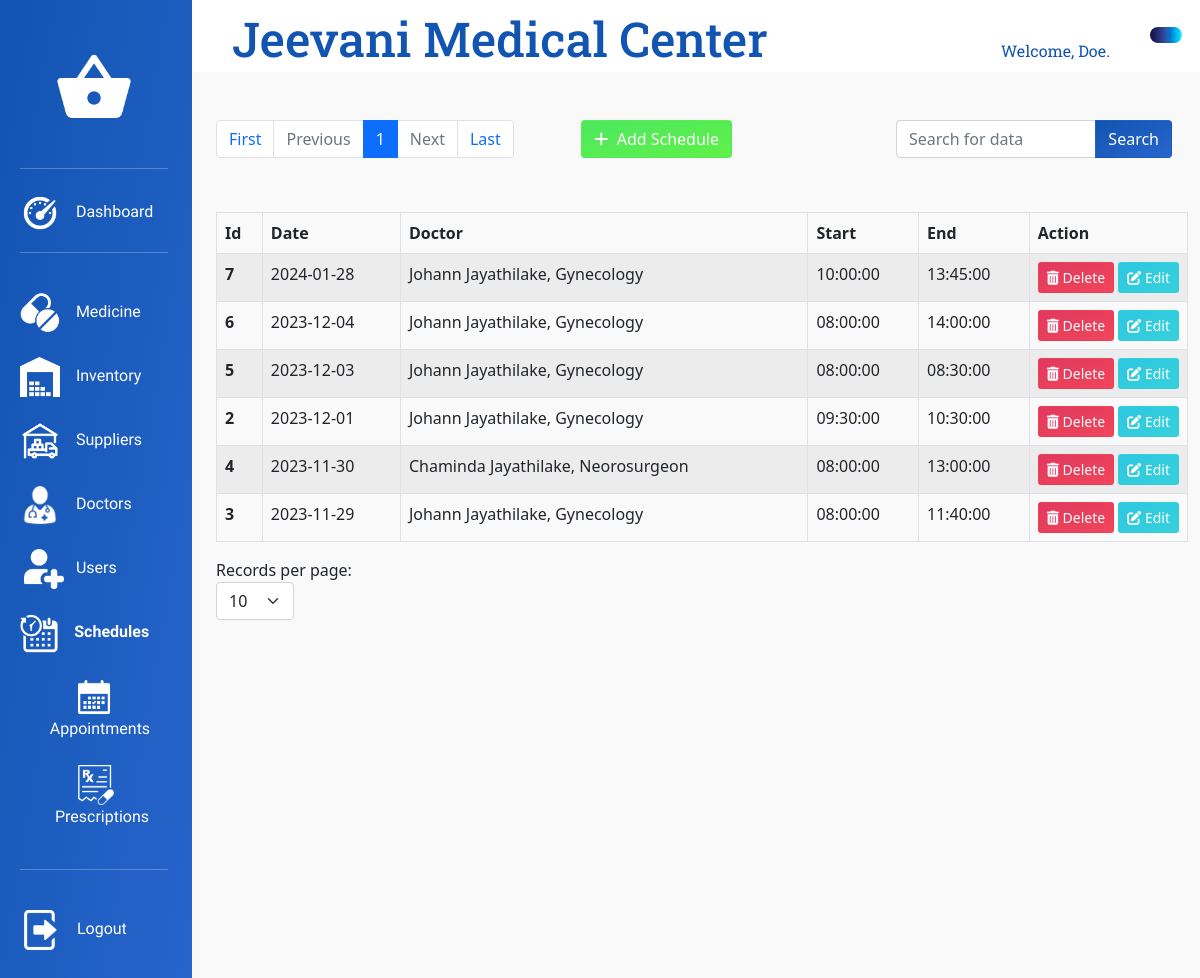
/View/Schedules.php (signed in), run on an earlier commit of the app's database.
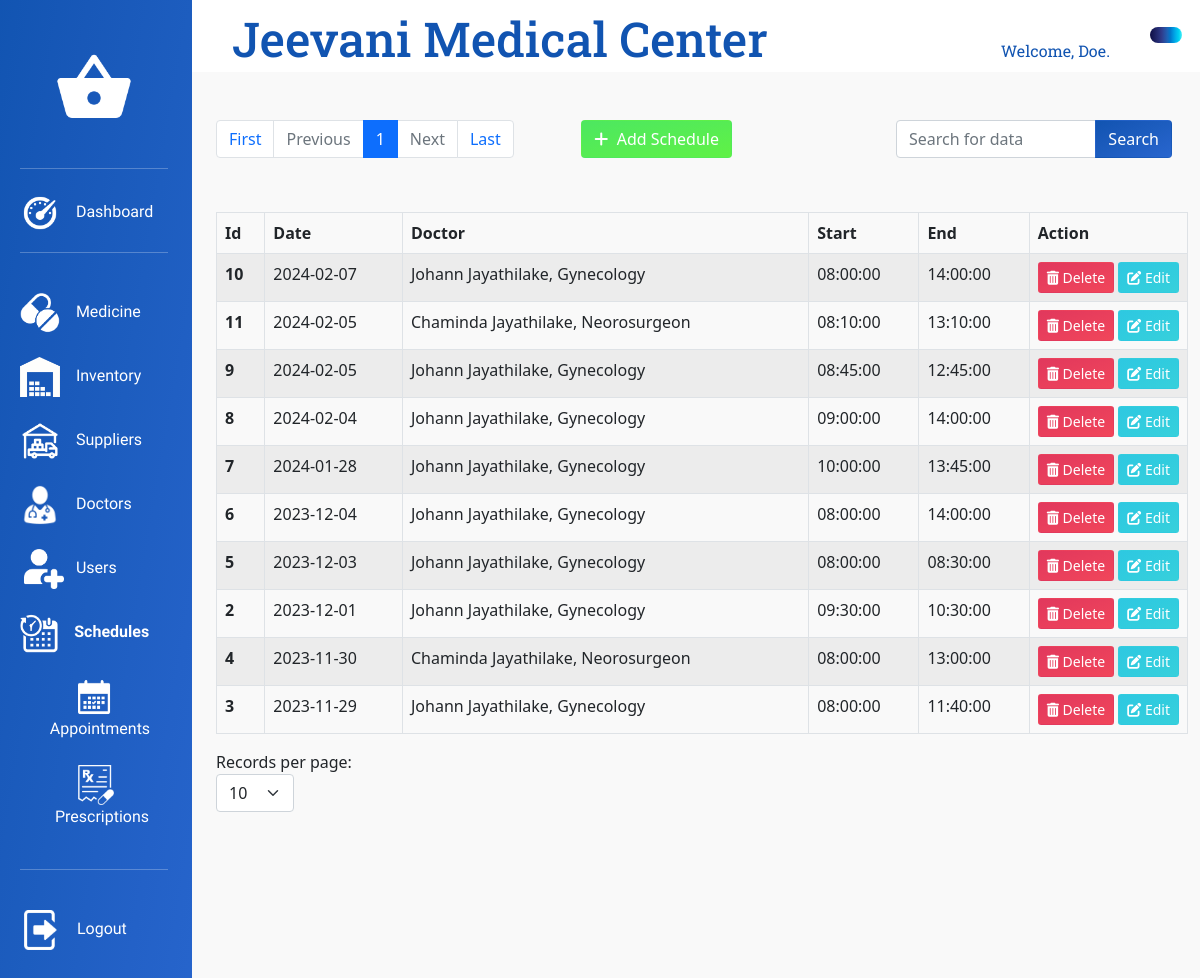
And on a later commit of the database.
### tables this page shows
CREATE TABLE `schedule` (
  `schedule_id` int(11) NOT NULL,
  `schedule_date` date NOT NULL,
  `schedule_doctor_id` int(11) NOT NULL,
  `schedule_start_time` time NOT NULL,
  `schedule_end_time` time NOT NULL,
  `schedule_available_time` time NOT NULL,
  `schedule_status` int(11) NOT NULL DEFAULT 1
);

CREATE TABLE `user` (
  `user_id` int(11) NOT NULL,
  `user_fname` varchar(256) NOT NULL,
  `user_lname` varchar(256) NOT NULL,
  `user_address` text DEFAULT 'N/A',
  `user_dob` date NOT NULL,
  `user_email` varchar(128) NOT NULL,
  `user_nic` varchar(12) NOT NULL,
  `user_password` varchar(256) NOT NULL,
  `user_role_id` int(11) NOT NULL,
  `user_attached_info_id` int(11) DEFAULT NULL,
  `user_status` int(11) NOT NULL DEFAULT 1
);

CREATE TABLE `doctor` (
  `doctor_id` int(11) NOT NULL,
  `doctor_specialisation` varchar(128) NOT NULL,
  `doctor_qualifications` text NOT NULL,
  `doctor_experience` text NOT NULL,
  `doctor_tel_no` int(10) NOT NULL,
  `doctor_user_id` int(11) NOT NULL,
  `doctor_status` int(11) NOT NULL DEFAULT 1
);

### Model/ScheduleInitializationModel.php (called while the page is built, shortened)
<?php
    $thisDBConnection = new DbConnection();
    $myCon = $thisDBConnection->con;
    if (isset($_GET["search"])) {
        $filters = $_GET["search"];
        $page = 0;
        $sql = "SELECT * FROM schedule JOIN doctor ON schedule.schedule_doctor_id = doctor.doctor_id JOIN user ON doctor.doctor_user_id = user.user_id WHERE CONCAT(schedule_id, schedule_date, user_fname, user_lname, doctor_specialisation, schedule_start_time, schedule_end_time) LIKE '%$filters%' AND schedule_status=1 ORDER BY schedule_date DESC;";
        $result = $myCon->query($sql) or die($myCon->error);
        $resCheck = mysqli_num_rows($result);
        $schedules = $result->fetch_all(MYSQLI_ASSOC);
    } else {
        $sql = "SELECT * FROM schedule JOIN doctor ON schedule.schedule_doctor_id = doctor.doctor_id JOIN user ON doctor.doctor_user_id = user.user_id WHERE schedule_status=1 ORDER BY schedule_date DESC;";
        $result = $myCon->query($sql) or die($myCon->error);
        $schedules = $result->fetch_all(MYSQLI_ASSOC);
    }

### View/Schedules.php (the view, shortened to what the rows shown need)
<?php
require_once "../Model/ScheduleInitializationModel.php";
?>
<!DOCTYPE html>
<html lang="en">
<head>
    <link rel="stylesheet" type="text/css" href="../bootstrap/bootstrap-5.0.2-dist/css/bootstrap.min.css">
    <link rel="stylesheet" type="text/css" href="../CSS/ScheduleStyles.css">
	<link rel="stylesheet" type="text/css" href="../CSS/AdminDashboardStyles.css">
    <link rel="stylesheet" type="text/css" href="../CSS/CommonDashboardStyles.css">
    <link rel="stylesheet" type="text/css" href="../CSS/Utilities.css">
</head>
<body>
    <div class="container-fluid">
        <div class="row">
            <div class="col-10">
                <div class="row">
                    <div class="col-12 title-content">
                        <h1 class="title-text">Jeevani Medical Center</h1>
                    </div>
                </div>
                <div class="row">
                    <div class="col-12 main-content">
                        <div class="row">
                            <div class="col-12">
                                <table class="table table-striped table-hover table-bordered table-responsive">
                                    <thead>
                                        <tr>
                                            <th scope="col">Id</th>
                                            <th scope="col">Date</th>
                                            <th scope="col">Doctor</th>
                                            <th scope="col">Start</th>
                                            <th scope="col">End</th>
                                            <th scope="th-sm" id="Action">Action</th>
                                        </tr>
                                    </thead>
                                    <tbody>
                                        <?php foreach ($schedules as $schedule) { ?>
                                            <tr>
                                                <th scope="row"><?php echo $schedule['schedule_id']; ?></th>
                                                <td id="ScheduleDate<?php echo $schedule['schedule_id']; ?>"> <?php echo $schedule['schedule_date']; ?></td>
                                                <td id="ScheduleDoctor<?php echo $schedule['schedule_id']; ?>"> <?php echo ($schedule['user_fname'] . " " . $schedule['user_lname'] . ", " . $schedule['doctor_specialisation']); ?></td>
                                                <td id="ScheduleStart<?php echo $schedule['schedule_id']; ?>"> <?php echo $schedule['schedule_start_time']; ?></td>
                                                <td id="ScheduleEnd<?php echo $schedule['schedule_id']; ?>"> <?php echo $schedule['schedule_end_time']; ?></td>
                                                <td>
                                                    <button type="button" class="btn btn-sm btn-themed-danger btn-action" name="deleteButton" id="del<?php echo $schedule['schedule_id'] ?>" onclick="openDeleteModal(this.id)"><i class="fa-solid fa-trash-can"></i>&nbsp;Delete</button>
                                                    <button type="button" class="btn btn-sm btn-themed-info" name="editButton" id="edit<?php echo $schedule['schedule_id'] ?>" onclick="openEditModal(this.id)"><i class="fa-solid fa-pen-to-square"></i>&nbsp;Edit</button>
                                                </td>
                                            </tr>
                                        <?php } ?>
                                    </tbody>
                                </table>
                            </div>
                        </div>
                    </div>
                </div>
            </div>
        </div>
    </div>
</body>
</html>

What changed in the data, as far as the page shows it:
added schedule: schedule_id "10", schedule_date "2024-02-07", user.user_fname "Johann", user.user_lname "Jayathilake", doctor.doctor_specialisation "Gynecology", schedule_start_time "08:00:00", schedule_end_time "14:00:00"
added schedule: schedule_id "11", schedule_date "2024-02-05", user.user_fname "Chaminda", user.user_lname "Jayathilake", doctor.doctor_specialisation "Neorosurgeon", schedule_start_time "08:10:00", schedule_end_time "13:10:00"
added schedule: schedule_id "9", schedule_date "2024-02-05", user.user_fname "Johann", user.user_lname "Jayathilake", doctor.doctor_specialisation "Gynecology", schedule_start_time "08:45:00", schedule_end_time "12:45:00"
added schedule: schedule_id "8", schedule_date "2024-02-04", user.user_fname "Johann", user.user_lname "Jayathilake", doctor.doctor_specialisation "Gynecology", schedule_start_time "09:00:00", schedule_end_time "14:00:00"
